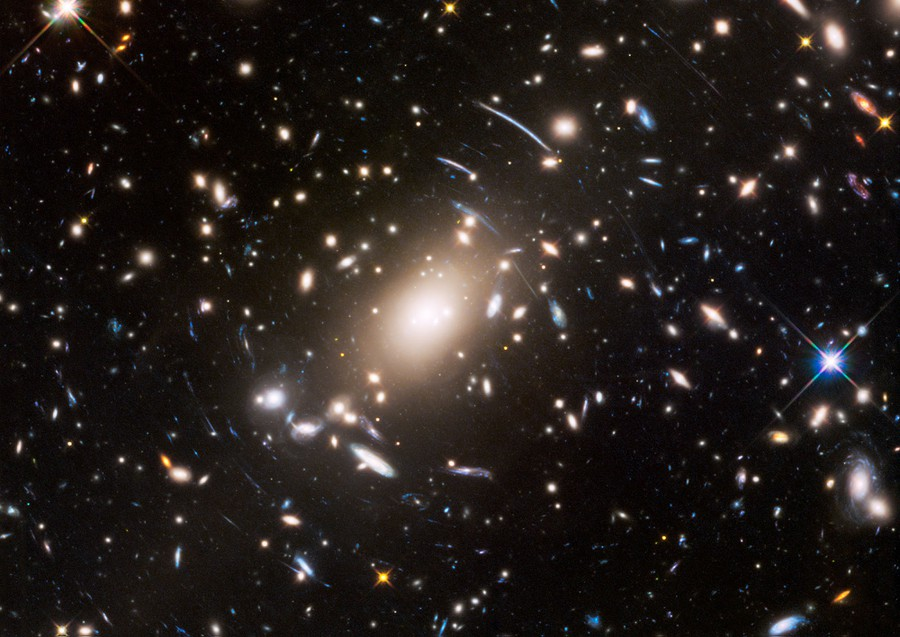
#> input picture train/combined/lensed (1).jpg, 900 x 637 px, given in place of lensed. (1).png, which was not available
$ jupyter execute --allow-errors practice.ipynb   (text cells are left out)
#> lines starting #> are read from the running program, lines starting #| are printed output that depends on the picture
[cell 1]
import cv2
import numpy as np
import pandas as pd
import matplotlib.pyplot as plt

[cell 2]
img = cv2.imread('train/lensed/lensed. (1).png')
#> img is the input picture: shape (637, 900, 3); mean B, G, R 28.9, 32.1, 38.6
rgb_image = cv2.cvtColor(img, cv2.COLOR_BGR2RGB)

[cell 3]
plt.imshow(rgb_image)
plt.axis('off')
plt.show()

[cell 4]
crop = cv2.resize(rgb_image,(100,100))
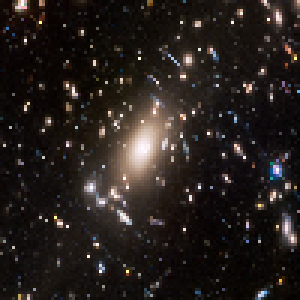
#> crop: shape (100, 100, 3) (shown 3 times larger); mean R, G, B 38.6, 32.1, 28.9
plt.imshow(crop)
plt.axis('off')
plt.show()


$ run again, on train/combined/lensed (21).jpg
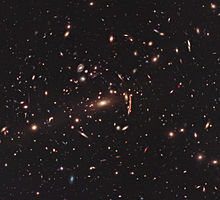
#> input picture train/combined/lensed (21).jpg, 220 x 200 px, given in place of lensed. (1).png, which was not available
#> img is the input picture: shape (200, 220, 3); mean B, G, R 30.5, 29.9, 34.9
#> `crop = cv2.resize(rgb_image,(100,100))`:
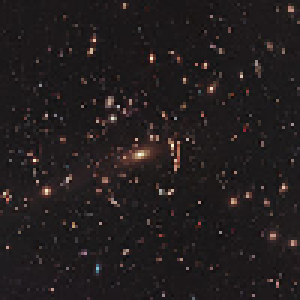
#> crop: shape (100, 100, 3) (shown 3 times larger); mean R, G, B 34.9, 29.9, 30.4

$ run again, on train/combined/lensed (25).jpg
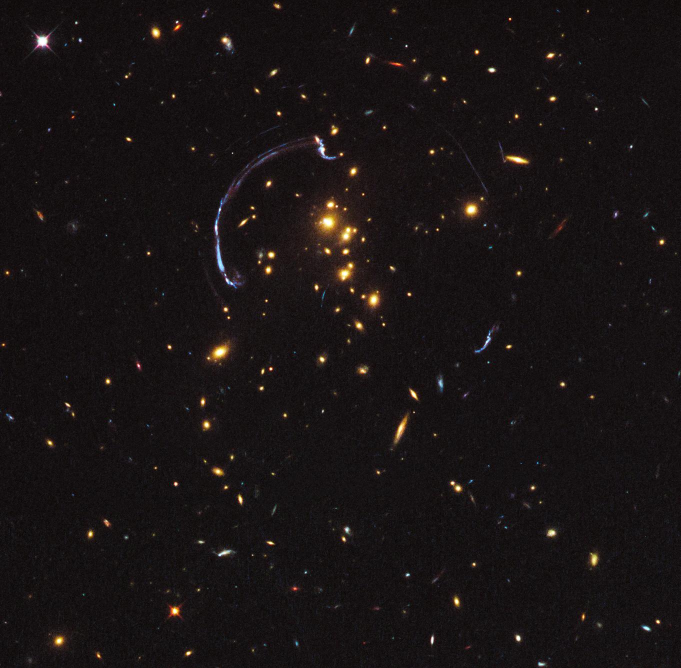
#> input picture train/combined/lensed (25).jpg, 1361 x 1336 px, given in place of lensed. (1).png, which was not available (shown at 1/2 size)
#> img is the input picture: shape (1336, 1361, 3); mean B, G, R 20.2, 20, 24.9
#> `crop = cv2.resize(rgb_image,(100,100))`:
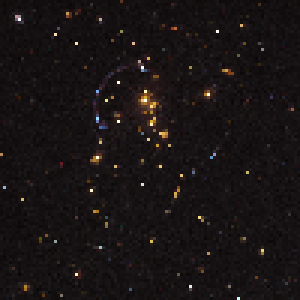
#> crop: shape (100, 100, 3) (shown 3 times larger); mean R, G, B 24.9, 19.9, 20.1

$ run again, on train/combined/lensed (31).jpg
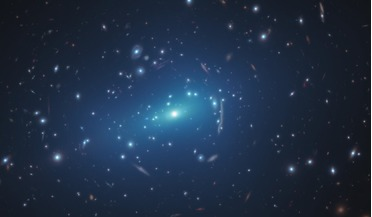
#> input picture train/combined/lensed (31).jpg, 372 x 217 px, given in place of lensed. (1).png, which was not available
#> img is the input picture: shape (217, 372, 3); mean B, G, R 69.6, 47.8, 31.7
#> `crop = cv2.resize(rgb_image,(100,100))`:
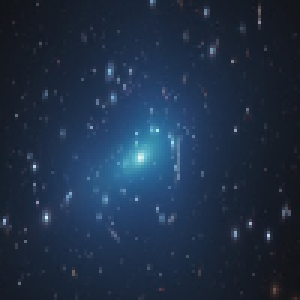
#> crop: shape (100, 100, 3) (shown 3 times larger); mean R, G, B 31, 47, 68.9
